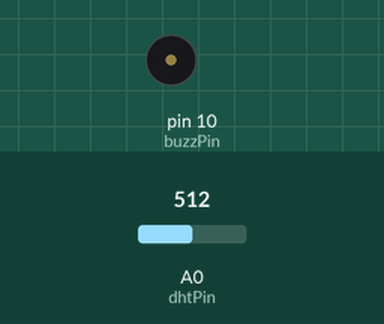
Bench run of a sketch on a simulated Arduino Uno, built with avr-gcc and run on an emulated ATmega328P. On the bench: buzzer (waves = sounding, pin HIGH). The test bench sets the inputs (shaded band); at power-on: A0 (dhtPin) = 512.

Above: at 1.2 s.
1.3 s: A0 (dhtPin) set to 839
2.8 s: A0 (dhtPin) set to 869
At 3.7 s:
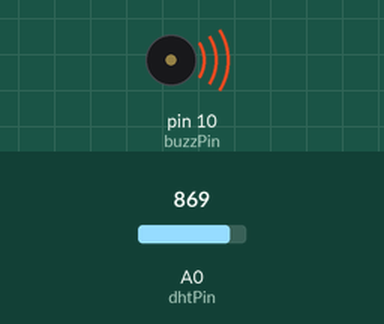
4.3 s: A0 (dhtPin) set to 716
At 4.8 s:
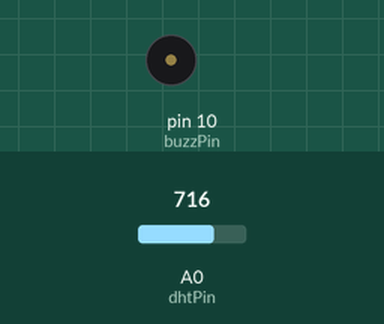
5.8 s: A0 (dhtPin) set to 900
At 7.2 s:
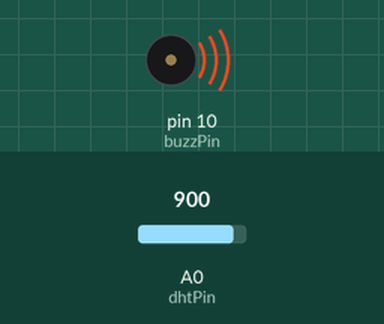
Timing chart, 0 to 8.3 s (numbered marks = the images above; inputs shaded):
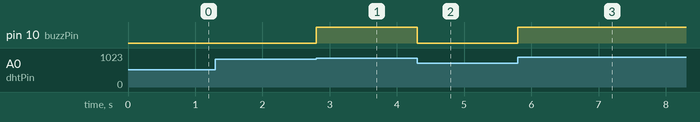

Measured:
- the behaviour switches between 852 and 853 on A0 (dhtPin) (found by bisection; images 0 and 1)
- after the input at 1.3 s, every drawn part: stays the same
- after the input at 2.8 s, pin 10 (buzzPin): LOW → HIGH at once
- after the input at 4.3 s, pin 10 (buzzPin): HIGH → LOW at once
- after the input at 5.8 s, pin 10 (buzzPin): LOW → HIGH at once

The sketch:

DHT11.ino
```cpp
const int dhtPin=A0;
const int buzzPin=10;
const float thresholdval=25.0;
void setup(){
  pinMode(dhtPin,INPUT);
  pinMode(buzzPin,OUTPUT);
  digitalWrite(buzzPin,LOW);
}
void loop(){
  int sensorValue=analogRead(dhtPin);
  float temperature= sensorValue *(3.0/1023.0)*10;
  Serial.print("Temperature: ");
  Serial.print(temperature);
  Serial.println(" celsius");
  if (temperature>thresholdval){
    digitalWrite(buzzPin,HIGH);
  }
  else{
    digitalWrite(buzzPin,LOW);
  }
}
```
